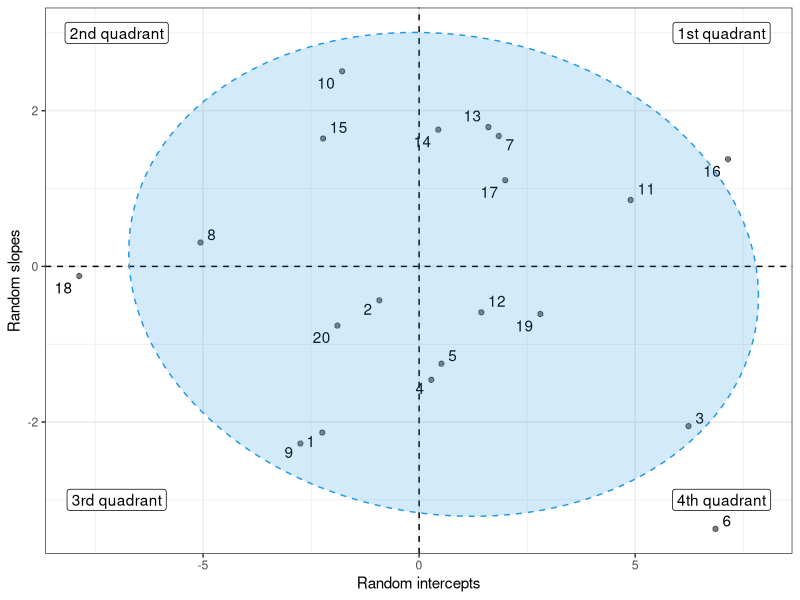

Source code (R):
## ---- chunk 1
knitr::opts_chunk$set(echo = TRUE)

library(tidyverse)
library(ggplot2)
library(ggrepel)
library(sp)

set.seed(123)
ran <- tibble(intercept = rnorm(20, 0, 4),
              slope = rnorm(20, 0, 2),
              ID = 1:20)

fig1 <- ran %>%
  ggplot(aes(x = intercept, y = slope)) +
  theme_bw() +
  geom_text_repel(aes(label = ID), force = .25) +
  geom_point(alpha = .5) +
  geom_vline(xintercept = 0, lty = 2) +
  geom_hline(yintercept = 0, lty = 2) +
  stat_ellipse(geom = "polygon", fill = 4,
               alpha = .2, level = .8,
               lty = 2, col = 4, type = "norm",
               segments = 1000) +
  xlab("Random intercepts") +
  ylab("Random slopes") +
  annotate("label", x = 7, y = 3, label = "1st quadrant") +
  annotate("label", x = -7, y = 3, label = "2nd quadrant") +
  annotate("label", x = -7, y = -3, label = "3rd quadrant") +
  annotate("label", x = 7, y = -3, label = "4th quadrant")
## ---- chunk 2
# to save figure 1
# png("fig1.png", w = 6, h = 5, res = 800, units = "in")
# print(fig1)
# dev.off()
